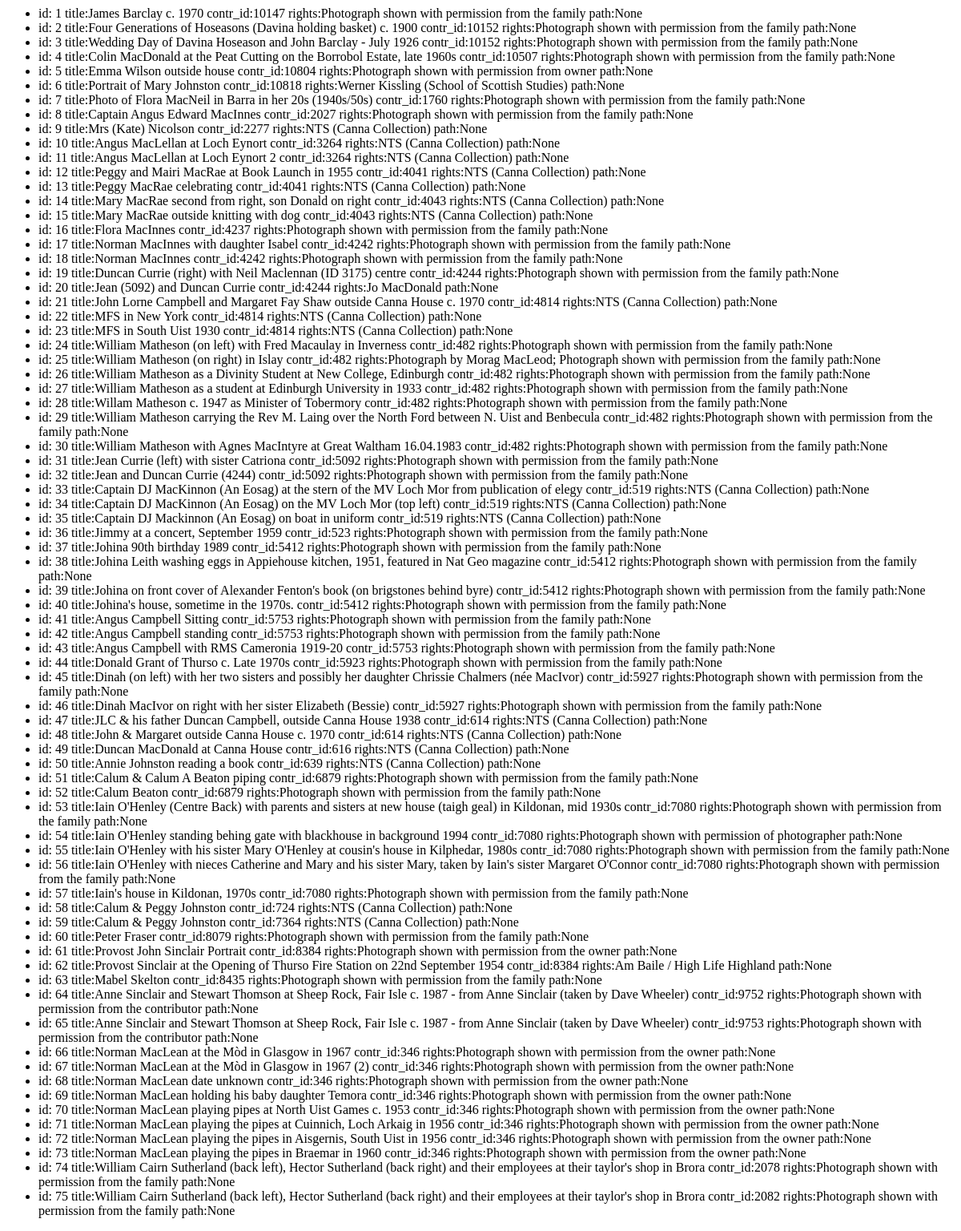
/all_images, run on an earlier commit of the app's database.
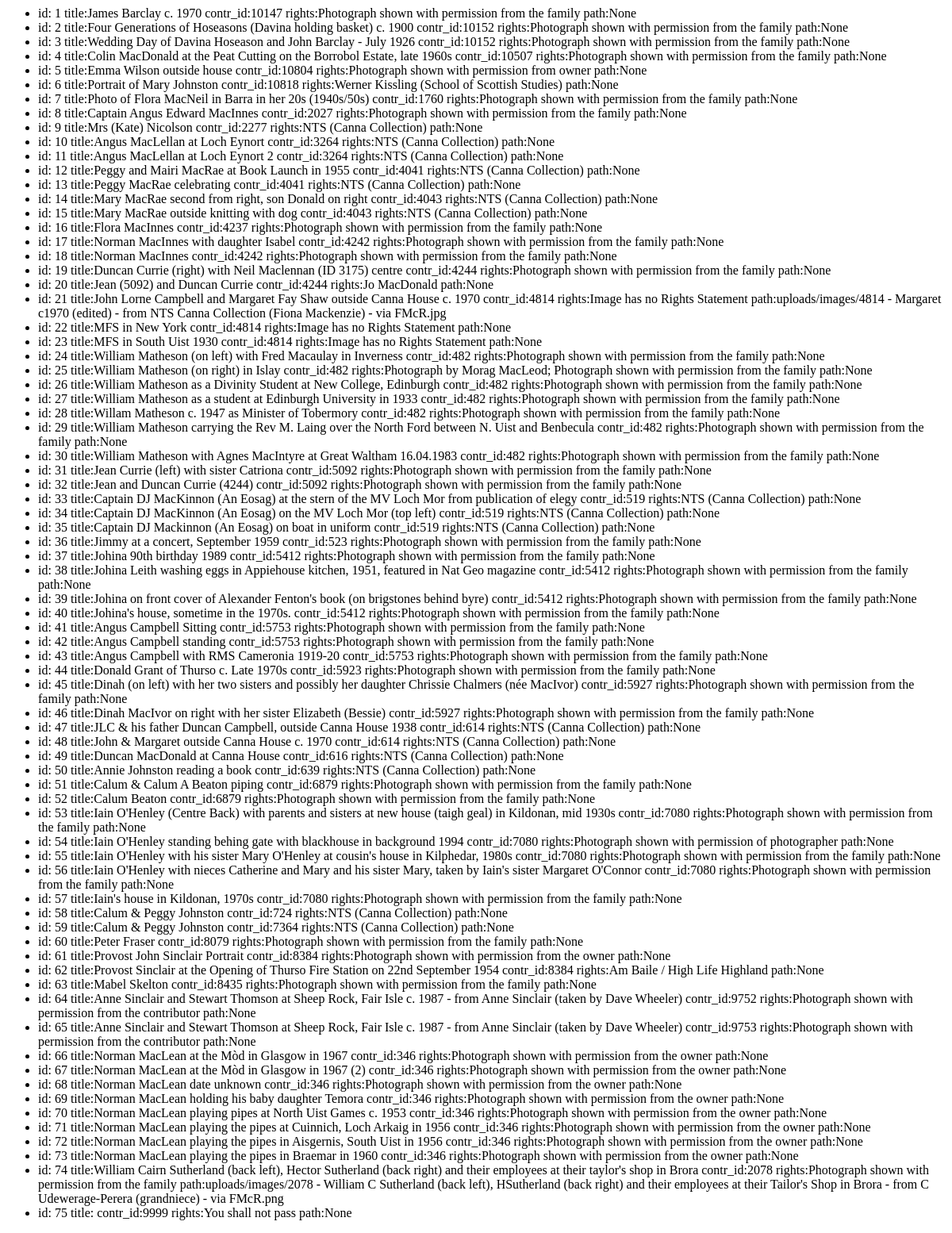
And on a later commit of the database.
### tad_uploader/models.py (models this page shows, shortened)
class Image(db.Model):
    id = db.Column(db.Integer, primary_key=True)
    contributor_id = db.Column(db.Integer, nullable=False)
    title = db.Column(db.String(500))
    rights = db.Column(db.String(500))
    path = db.Column(db.String(150))

### tad_uploader/uploader.py (the view)
@bp.route('/all_images')
def get_images():
    images = Image.query.all()
    return render_template('view_images.html', images=images)

### tad_uploader/templates/view_images.html
<ul>
    {% for i in images %} <li>
        id: {{ i.id }}
        title:{{ i.title }}
        contr_id:{{ i.contributor_id }}
        rights:{{ i.rights }}
        path:{{ i.path }}
    </li>
    {%  endfor %}
</ul>

What changed in the data, as far as the page shows it:
changed Image id 21: rights "NTS (Canna Collection)" → "Image has no Rights Statement"; path "None" → "uploads/images/4814 - Margaret c1970 (edited) - from NTS Canna Collection (Fiona Mackenzie) - via FMcR.jpg"
changed Image "MFS in New York": rights "NTS (Canna Collection)" → "Image has no Rights Statement"
changed Image "MFS in South Uist 1930": rights "NTS (Canna Collection)" → "Image has no Rights Statement"
changed Image id 74: path "None" → "uploads/images/2078 - William C Sutherland (back left), HSutherland (back right) and their employees at their Tailor's Shop in Brora - from C Udewerage-Perera (grandniece) - via FMcR.png"
changed Image id 75: contributor_id "2082" → "9999"; rights "Photograph shown with permission from the family" → "You shall not pass"; title "William Cairn Sutherland (back left), Hector Sutherland (back right) and their employees at their taylor's shop in Brora" → (not shown)
